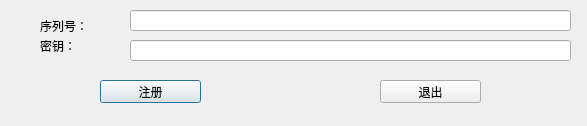
<?xml version="1.0" encoding="UTF-8"?>
<ui version="4.0">
 <class>CryptDialog</class>
 <widget class="QDialog" name="CryptDialog">
  <property name="geometry">
   <rect>
    <x>0</x>
    <y>0</y>
    <width>587</width>
    <height>126</height>
   </rect>
  </property>
  <property name="windowTitle">
   <string>Dialog</string>
  </property>
  <widget class="QLineEdit" name="lineEditSerials">
   <property name="geometry">
    <rect>
     <x>130</x>
     <y>10</y>
     <width>441</width>
     <height>21</height>
    </rect>
   </property>
  </widget>
  <widget class="QLineEdit" name="lineEdit_Crypt">
   <property name="geometry">
    <rect>
     <x>130</x>
     <y>40</y>
     <width>441</width>
     <height>21</height>
    </rect>
   </property>
  </widget>
  <widget class="QPushButton" name="pushButton">
   <property name="geometry">
    <rect>
     <x>100</x>
     <y>80</y>
     <width>101</width>
     <height>23</height>
    </rect>
   </property>
   <property name="text">
    <string>注册</string>
   </property>
  </widget>
  <widget class="QPushButton" name="pushButton_2">
   <property name="geometry">
    <rect>
     <x>380</x>
     <y>80</y>
     <width>101</width>
     <height>23</height>
    </rect>
   </property>
   <property name="text">
    <string>退出</string>
   </property>
  </widget>
  <widget class="QLabel" name="label">
   <property name="geometry">
    <rect>
     <x>40</x>
     <y>20</y>
     <width>54</width>
     <height>12</height>
    </rect>
   </property>
   <property name="text">
    <string>序列号：</string>
   </property>
  </widget>
  <widget class="QLabel" name="label_2">
   <property name="geometry">
    <rect>
     <x>40</x>
     <y>40</y>
     <width>54</width>
     <height>12</height>
    </rect>
   </property>
   <property name="text">
    <string>密钥：</string>
   </property>
  </widget>
 </widget>
 <resources/>
 <connections/>
</ui>
